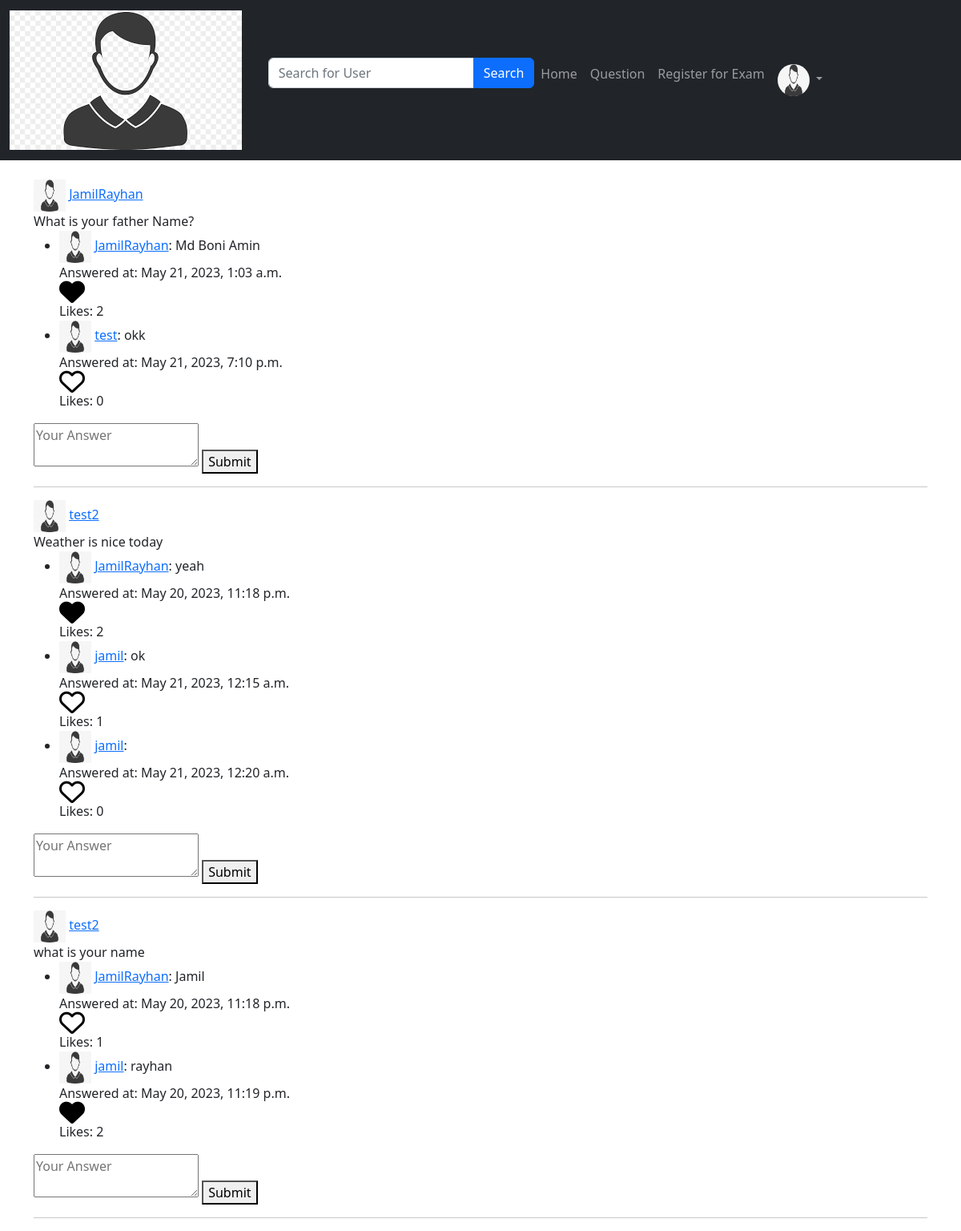
The app's page /post/questions/ (signed in) with its own data.
### App_Post/models.py (models this page shows, shortened)
class Posts(models.Model):
    author = models.ForeignKey(User, on_delete=models.CASCADE, related_name='post')
    question = models.CharField(max_length=264, blank=True)
    upload_date = models.DateTimeField(auto_now_add=True)
    update_date = models.DateTimeField(auto_now=True)
    class Meta:
        ordering=['-upload_date',]

class Answer(models.Model):
    post = models.ForeignKey(Posts, on_delete=models.CASCADE, related_name='comments')
    author = models.ForeignKey(User, on_delete=models.CASCADE)
    content = models.TextField()
    created_at = models.DateTimeField(auto_now_add=True)
    class Meta:
        ordering = ['created_at']

### App_Post/views.py (the view)
# urls.py: path('questions/',views.questions,name='questions'),
@login_required
def questions(request):
    posts = Posts.objects.all()
    for post in posts:
        answers = post.comments.annotate(num_likes=Count('likes')).order_by('-num_likes')
        post.comments.set(answers)
    liked_answers = Like.objects.filter(user=request.user).values_list('answer', flat=True)
    context = {
        'title': 'Frequently Asked Question',
        'posts': posts,
        'liked_answers': liked_answers,
    }
    return render(request, 'App_Post/question_list.html', context=context)

### templates/App_Post/question_list.html (shortened to what this page needs)
{% extends 'navbar.html' %}
{% load crispy_forms_tags %}
{% block body_block %}
    {% for post in posts %}
        <div>
            {% if post.author.user_profile.profile_pic %}
                <img src="/media/{{ post.author.user_profile.profile_pic }}" width="40px" height="40px">
            {% else %}
                <img src="/media/default.png" width="40px" height="40px">
            {% endif %}
            <a href="{% url 'Login_App:user' username=post.author %}">{{ post.author }}</a> <br>
            {{ post.question }} <br>
            <ul>
                {% for answer in post.comments.all %}
                    <li>
                        {% if answer.author.user_profile.profile_pic %}
                            <img src="/media/{{ answer.author.user_profile.profile_pic }}" width="40px" height="40px">
                        {% else %}
                            <img src="/media/default.png" width="40px" height="40px">
                        {% endif %}
                        <a href="{% url 'Login_App:user' username=answer.author %}">{{ answer.author }}</a>: {{ answer.content }}
                        <br>
                        Answered at: {{ answer.created_at }}
                        <br>
                        <form method="POST" action="{% url 'App_Post:like_answer' answer.id %}">
                            {% if answer.id in liked_answers %}
                                <button type="submit" class="like-button liked">
                                  <i class="fas fa-heart fa-2xl"></i>
                                </button>
                            {% else %}
                                <button type="submit" class="like-button">
                                  <i class="far fa-heart fa-2xl"></i>
                                </button>
                            {% endif %}
                            <br>
                            Likes: {{ answer.likes.count }}
                        </form>
                    </li>
                {% empty %}
                    <li>Not Answered yet.</li>
                {% endfor %}
            </ul>
            <form method="POST" action="{% url 'App_Post:add_ans' post.id %}">
                <textarea name="content" placeholder="Your Answer"></textarea>
                <button type="submit">Submit</button>
            </form>
            <hr>
        </div>
    {% endfor %}
{% endblock %}

### templates/App_Post/question_list.html (style rules this page uses)
.like-button { border: none; background-color: transparent; cursor: pointer; padding: 0; }

### records on screen
Posts: author "JamilRayhan", question "What is your father Name?"
Answer: author "JamilRayhan", content "Md Boni Amin", created_at "May 21, 2023, 1:03 a.m.", likes.count "2"
Answer: author "test", content "okk", created_at "May 21, 2023, 7:10 p.m.", likes.count "0"
Posts: author "test2", question "Weather is nice today"
Answer: author "JamilRayhan", content "yeah", created_at "May 20, 2023, 11:18 p.m.", likes.count "2"
Answer: author "jamil", content "ok", created_at "May 21, 2023, 12:15 a.m.", likes.count "1"
Answer: author "jamil", created_at "May 21, 2023, 12:20 a.m.", likes.count "0"
Posts: author "test2", question "what is your name"
Answer: author "JamilRayhan", content "Jamil", created_at "May 20, 2023, 11:18 p.m.", likes.count "1"
Answer: author "jamil", content "rayhan", created_at "May 20, 2023, 11:19 p.m.", likes.count "2"
